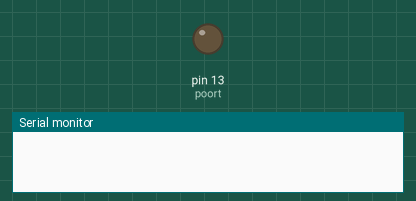
Recording of a sketch running on a simulated Arduino Uno, built with avr-gcc and run on an emulated ATmega328P. Parts: output pins drawn as LEDs (lit = HIGH), the last lines printed to the serial monitor.

Above: at 0.2 s.
At 19.34 s:
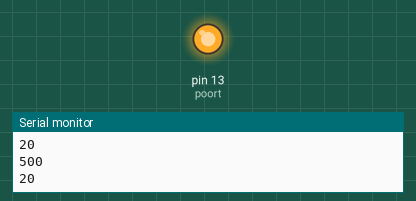
Timing chart, 0 to 19.6 s (numbered marks = the images above):
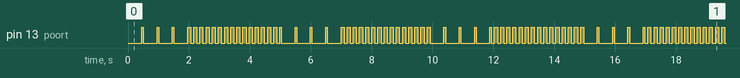

The sketch:

Opdracht.ino
```cpp
const int poort = 13;
const int duurPeriode1 = 2000;
const int duurPeriode2 = 3000;
const int aantalHertz1 = 1;
const int aantalHertz2 = 2;
const int dutyCycle1 = 10;
const int dutyCycle2 = 50;
const int beginDelay = 1000/aantalHertz1;//Berekening om Hz om te zetten in millis
const int baudrate = 9600;

int delayTijd = beginDelay;
int beginTijd;
int beginTijdPeriode;
boolean lampjeBrandt=false;
boolean periode = true;

void setup() {
  ledControlSetup();
  Serial.begin(baudrate);
  beginTijd=millis();
  beginTijdPeriode=millis();
}


void loop() {
  if(periode){
    laatLampjeKnipperen(dutyCycle1);
    veranderKnipperTijd(aantalHertz2, beginDelay, duurPeriode1);
  }
  else{
    laatLampjeKnipperen(dutyCycle2);
    veranderKnipperTijd(aantalHertz2, beginDelay, duurPeriode2);
  }
}

void laatLampjeKnipperen(int dutyCycle){
  if(millis()>beginTijd+((delayTijd/2)/100*dutyCycle) && lampjeBrandt){
    Serial.println(((delayTijd*2)/100*dutyCycle));
    ledControlSetLed(false);
    wisselLampje();
  }
  else if(millis()>beginTijd+((delayTijd/2)/100*(100-dutyCycle)) && !lampjeBrandt){
    Serial.println(((delayTijd*2)/(100-dutyCycle)));
    ledControlSetLed(true);
    wisselLampje();
  }
}

void wisselLampje(){
  lampjeBrandt=!lampjeBrandt;
  beginTijd=millis();
}
void veranderKnipperTijd(int frequentie/*(Hz)*/, int beginDelay, int periodeDuur){
  if(millis()>beginTijdPeriode+periodeDuur){
    if(periode){
      delayTijd=1000/frequentie;
    }
    else {
      delayTijd=beginDelay;
    }
    beginTijdPeriode=millis();
    periode=!periode;
  }
}
```

Methodes.ino
```cpp
void ledControlSetup(){
  pinMode(poort, OUTPUT);
}

void ledControlSetLed(boolean onOrOff){
  if(onOrOff){
    digitalWrite(poort, HIGH);
  } else {
    digitalWrite(poort, LOW);
  }
}
```

Measured:
- by itself, pin 13 (poort): moves between LOW and HIGH, repeating every 15.0 s
- by itself, everything shown: repeats every 15.0 s, in 112 steps
